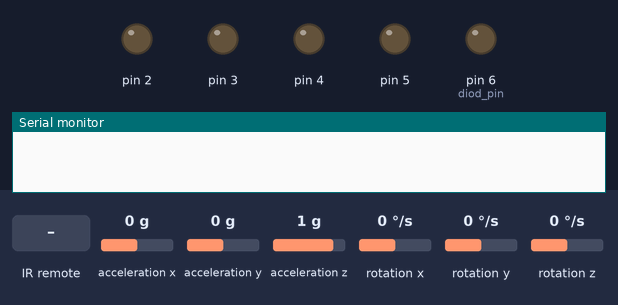
A sketch run on a simulated Arduino Uno, built with avr-gcc and run on an emulated ATmega328P. On the bench: output pins drawn as LEDs (lit = HIGH), the last lines printed to the serial monitor. Wiring (inferred from the names in the program): MPU-6050 motion sensor at I2C address 0x68. Dashed ring = blinking. The inputs (shaded band) are chosen by the test bench; at power-on: rotation z 0 °/s, acceleration x 0 g, acceleration y 0 g, acceleration z 1 g, rotation x 0 °/s, rotation y 0 °/s.

Above: at 4.2 s.
4.3 s: infrared code 0x20DF8877 received
At 4.4 s:
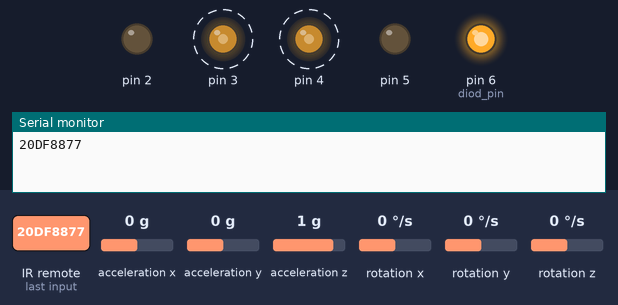
7.3 s: rotation z set to 2 °/s
10.3 s: rotation z set to 4 °/s
At 12.7 s:
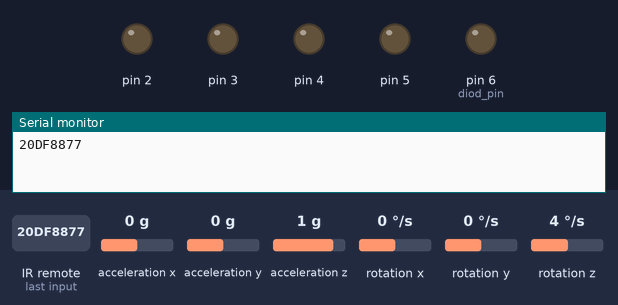
13.3 s: infrared code 0x20DFC03F received
At 14.5 s:
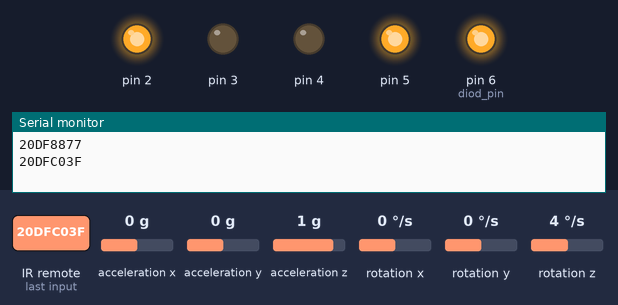
15.0 s: rotation z set to -192 °/s
At 16.2 s:
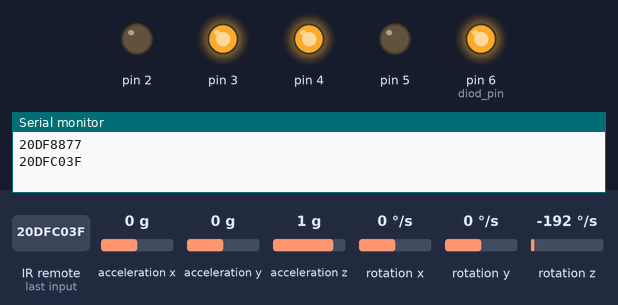
16.5 s: rotation z set to 100 °/s
At 20.2 s:
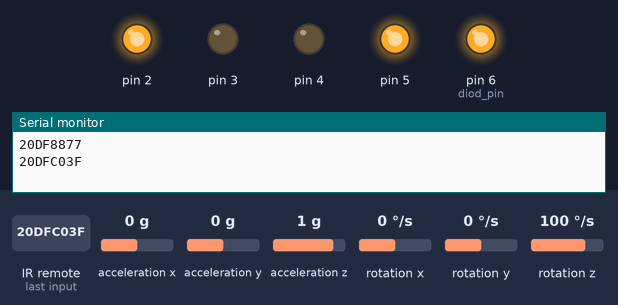
Timing chart, 0 to 24.8 s (numbered marks = the images above; inputs shaded):
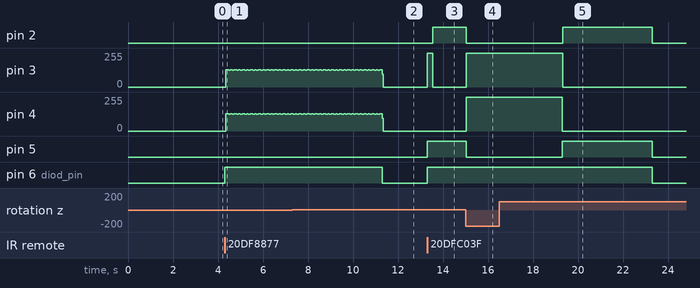

Measured:
- the behaviour switches between 3 and 4 °/s on rotation z (found by bisection; images 1 and 2)
- after the input at 4.3 s, pin 3, pin 4: alternates 130/255 for 0.10 s and 124/255 for 0.08 s, starting after 0.05 s; pin 6 (diod_pin): LOW → HIGH at once
- after the input at 10.3 s, pin 6 (diod_pin): HIGH → LOW after 1.0 s instead of 2.0 s
- after the input at 13.3 s, pin 2: LOW → HIGH after 0.25 s; pin 3: 0/255 → 255/255 at once, → 0/255 0.25 s later; pin 5, pin 6 (diod_pin): LOW → HIGH at once
- after the input at 15.0 s, pin 2, pin 5: HIGH → LOW at once; pin 3, pin 4: 0/255 → 255/255 at once
- after the input at 16.5 s, pin 2, pin 5: LOW → HIGH after 2.8 s, → LOW 4.0 s later; pin 3, pin 4: 255/255 → 0/255 after 2.8 s instead of 6.8 s

The sketch:

gyro_car.ino
```cpp
#include <Wire.h>
#include <IRremote.h>
#include "motor.h"
#include "gyro_acsel.h"

#define ANGLE10 0x20DF8877
#define ANGLE20 0x20DF48B7
#define ANGLE30 0x20DFC837
#define ANGLE40 0x20DF28D7
#define ANGLE50 0x20DFA857
#define ANGLE60 0x20DF6897
#define DOWN 0x20DFC03F
#define UP 0x20DF40BF

int RECV_PIN = 9;
IRrecv irrecv(RECV_PIN);
decode_results results;
int diod_pin = 6;

void setup()
{
  giroscop_setup();
  setup_motor_system(2, 3, 4, 5);
  _stop();
  Calc_CompensatorZ(3000);
  pinMode(diod_pin, OUTPUT);
  irrecv.enableIRIn();
  Serial.begin(9600);
}

void loop()
{
  if (irrecv.decode(&results))
  {
    Serial.println(results.value, HEX);
    switch (results.value)
    {
      case ANGLE10:
        digitalWrite(diod_pin, 1);
        Angle(10);
        digitalWrite(diod_pin, 0);
        break;
      case ANGLE20:
        digitalWrite(diod_pin, 1);
        Angle(20);
        digitalWrite(diod_pin, 0);
        break;
      case ANGLE30:
        digitalWrite(diod_pin, 1);
        Angle(30);
        digitalWrite(diod_pin, 0);
        break;
      case ANGLE40:
        digitalWrite(diod_pin, 1);
        Angle(40);
        digitalWrite(diod_pin, 0);
        break;
      case ANGLE50:
        digitalWrite(diod_pin, 1);
        Angle(50);
        digitalWrite(diod_pin, 0);
        break;
      case ANGLE60:
        digitalWrite(diod_pin, 1);
        Angle(60);
        digitalWrite(diod_pin, 0);
        break;
      case UP:
        digitalWrite(diod_pin, 1);
        forward_t(10000000);
        digitalWrite(diod_pin, 0);
        break;
      case DOWN:
        digitalWrite(diod_pin, 1);
        backward_t(10000000);
        digitalWrite(diod_pin, 0);
        break;
    }
    irrecv.resume();
  }
  time_gyro(0.5);
}
```

gyro_acsel.h
```cpp
#include <Wire.h>

#define ACYSUMCORRECTION -0.95
#define ACXSUMCORRECTION -2.17

int PROG;
const int MPU_addr = 0x68;
int16_t AcX, AcY, AcZ, Tmp, GyX, GyY, GyZ;
float AcXsum, AcYsum, GyXsum;
float Ang_;
float AcXtec, AcYtec, AcZtec;
float CompensatorX, CompensatorY, CompensatorZ, CompensatorAcX;
unsigned long timer;

void Data_mpu6050()
{
  Wire.beginTransmission(MPU_addr);
  Wire.write(0x3B);
  Wire.endTransmission(false);
  Wire.requestFrom(MPU_addr, 14, true);
  // 0x3B (ACCEL_XOUT_H) & 0X3C (ACCEL_XOUT_L)
  AcX = Wire.read() << 8 | Wire.read();
  // 0x3D (ACCEL_YOUT_H) & 0X3E (ACCEL_YOUT_L)
  AcY = Wire.read() << 8 | Wire.read();
  // 0x3F (ACCEL_ZOUT_H) & 0X40 (ACCEL_XOUT_L)
  AcZ = Wire.read() << 8 | Wire.read();
  // 0x41 (TEMP_OUT_H) & 0X42 (ACCEL_OUT_L)
  Tmp = Wire.read() << 8 | Wire.read();
  // 0x43 (GYRO_XOUT_H) & 0X44 (GYRO_XOUT_L)
  GyX = Wire.read() << 8 | Wire.read();
  // 0x45 (GYRO_YOUT_H) & 0X46 (GYRO_YOUT_L)
  GyY = Wire.read() << 8 | Wire.read();
  // 0x47 (GYRO_ZOUT_H) & 0X48 (GYRO_ZOUT_L)
  GyZ = Wire.read() << 8 | Wire.read();
}

void giroscop_setup()
{
  Wire.begin();
  Wire.beginTransmission(MPU_addr);
  Wire.write(0x6B);
  Wire.write(0);
  Wire.endTransmission(true);
}

void time_gyro(float mill_sec)
{
  unsigned long ms = mill_sec;
  unsigned long timer2;
  float m_t_d131;
  unsigned long endtime = timer + long(ms * 1000.0);
  do
  {
    Data_mpu6050();
    timer2 = timer;
    timer = micros();
    m_t_d131 = (float)(timer - timer2) / 131000000.0;
    Ang_ = Ang_ + ((float)(GyZ) - CompensatorZ)  * m_t_d131;
    AcYsum = (atan2(AcY, AcZ)) * RAD_TO_DEG + ACYSUMCORRECTION;
    float alfa = 0.005;
    AcXtec = (1.0 - alfa) * (AcXtec + ((float)GyX - CompensatorX) * m_t_d131) + alfa * AcYsum;
    AcXsum = - (atan2(AcX, AcZ)) * RAD_TO_DEG + ACXSUMCORRECTION;
    AcYtec = (1.0 - alfa) * (AcYtec + ((float)GyY - CompensatorY) * m_t_d131) + alfa * AcXsum;
  } while (endtime > timer);
}

void Calc_CompensatorZ(float mill_sec)
{
  long ms = mill_sec;
  float i = 0;
  CompensatorX = 0;
  CompensatorY = 0;
  CompensatorZ = 0;
  timer = micros();
  unsigned long endtime = micros() + long(ms * 1000.0);
  while (endtime > timer)
  {
    CompensatorX += (float)(GyX);
    CompensatorY += (float)(GyY);
    CompensatorZ += (float)(GyZ);
    timer = micros();
    Data_mpu6050();
    delayMicroseconds(100);
    i++;
  }
  CompensatorX /= i;
  CompensatorY /= i;
  CompensatorZ /= i;
}

void forward_t(long microsec)
{
  bool flag = false;
  microsec = microsec + micros();
  long microsec_begin_tormog = microsec;
  float Ang_2 = Ang_;
  do
  {
    if (Ang_ < (-1.0 + Ang_2))
    {
      forward_left();
      time_gyro(0.5);
    }
    else if (Ang_ > (1.0 + Ang_2))
    {
      forward_right();
      time_gyro(0.5);
    }
    else
    {
      forward();
      time_gyro(0.5);
      _stop();
      time_gyro(0.8);
    }
  } while (microsec > micros());
  _stop();
  time_gyro(0.5);
}

void backward_t(long microsec)
{
  bool flag = false;
  microsec = microsec + micros();
  long microsec_begin_tormog = microsec;
  float Ang_2 = Ang_;
  do
  {
    if (Ang_ < (-1.0 + Ang_2))
    {
      backward_right();
      time_gyro(0.5);
    }
    else if (Ang_ > (1.0 + Ang_2))
    {
      backward_left();
      time_gyro(0.5);
    }
    else
    {
      backward();
      time_gyro(0.5);
    }
  } while (microsec > micros());
  _stop();
  time_gyro(0.5);
}

void Angle(float ang)
{
  bool flag = false;
  float Ang_2 = Ang_;
  if (ang == 0) return;
  if (ang < 0)
  {
    do
    {
      right();
      time_gyro(0.5);
      _stop();
      time_gyro(0.5);
    } while (Ang_ > (ang + Ang_2));
  }
  else
  {
    do
    {
      left();
      time_gyro(0.5);
      _stop();
      time_gyro(0.5);
    } while (Ang_ < (ang + Ang_2));
  }
  _stop();
  Ang_2 = Ang_ - (ang + Ang_2);
  if (abs(Ang_2) > 1.0)
    Angle(-Ang_2);
}

void Angle_motion(float ang)
{
  bool flag = false;
  float Ang_2 = Ang_;
  if (ang == 0) return;
  if (ang < 0)
  {
    do
    {
      forward_right();
      time_gyro(0.5);
      //_stop();
      //time_gyro(0.5);
    } while (Ang_ > (ang + Ang_2));
  }
  else
  {
    do
    {
      forward_left();
      time_gyro(0.5);
      //_stop();
      //time_gyro(0.5);
    } while (Ang_ < (ang + Ang_2));
  }
  _stop();
}

void Angle_t(long microsec)
{
  //time_razgon
  bool flag = false;
  microsec = microsec + micros();
  long microsec_begin_tormog = microsec;
  float Ang_t = Ang_;
  _stop();
  do
  {
    if (Ang_ < (Ang_t - 1.0))
    {
      left();
      time_gyro(1);
      _stop();
    }
    else if (Ang_ > (Ang_t + 1.0))
    {
      right();
      time_gyro(1);
      _stop();
    }
    else
      _stop();
    time_gyro(1);
  } while (microsec > micros());
  _stop(); time_gyro(10);
}
```

motor.h
```cpp
int motor_L1, motor_L2;
int motor_R1, motor_R2;
int motor_ENB, motor_ENA;

int speedCar = 100;

void setup_motor_system(int L1, int L2, int R1, int R2)
{
  motor_L1 = L1;
  motor_L2 = L2;
  motor_R1 = R1;
  motor_R2 = R2;

  pinMode(motor_L1, OUTPUT);
  pinMode(motor_R1, OUTPUT);
  pinMode(motor_L2, OUTPUT);
  pinMode(motor_R2, OUTPUT);
}
void forward()
{
  digitalWrite(motor_L1, HIGH);
  digitalWrite(motor_L2, LOW);

  digitalWrite(motor_R1, HIGH);
  digitalWrite(motor_R2, LOW);
}

void forward_left()
{
  digitalWrite(motor_L1, LOW);
  digitalWrite(motor_L2, LOW);

  digitalWrite(motor_R1, HIGH);
  digitalWrite(motor_R2, LOW);
}

void forward_right()
{
  digitalWrite(motor_L1, HIGH);
  digitalWrite(motor_L2, LOW);

  digitalWrite(motor_R1, LOW);
  digitalWrite(motor_R2, LOW);
}

void backward()
{
  digitalWrite(motor_L1, LOW);
  digitalWrite(motor_L2, HIGH);

  digitalWrite(motor_R1, LOW);
  digitalWrite(motor_R2, HIGH);
}

void _stop()
{
  digitalWrite(motor_L1, LOW);
  digitalWrite(motor_L2, LOW);

  digitalWrite(motor_R1, LOW);
  digitalWrite(motor_R2, LOW);
}

void left()
{
  digitalWrite(motor_L1, LOW);
  digitalWrite(motor_L2, HIGH);

  digitalWrite(motor_R1, HIGH);
  digitalWrite(motor_R2, LOW);
}

void right()
{
  digitalWrite(motor_L1, HIGH);
  digitalWrite(motor_L2, LOW);

  digitalWrite(motor_R1, LOW);
  digitalWrite(motor_R2, HIGH);
}

void backward_left()
{
  digitalWrite(motor_L1, HIGH);
  digitalWrite(motor_L2, LOW);

  digitalWrite(motor_R1, LOW);
  digitalWrite(motor_R2, HIGH);
}

void backward_right()
{
  digitalWrite(motor_L1, LOW);
  digitalWrite(motor_L2, HIGH);

  digitalWrite(motor_R1, HIGH);
  digitalWrite(motor_R2, LOW);
}
```
